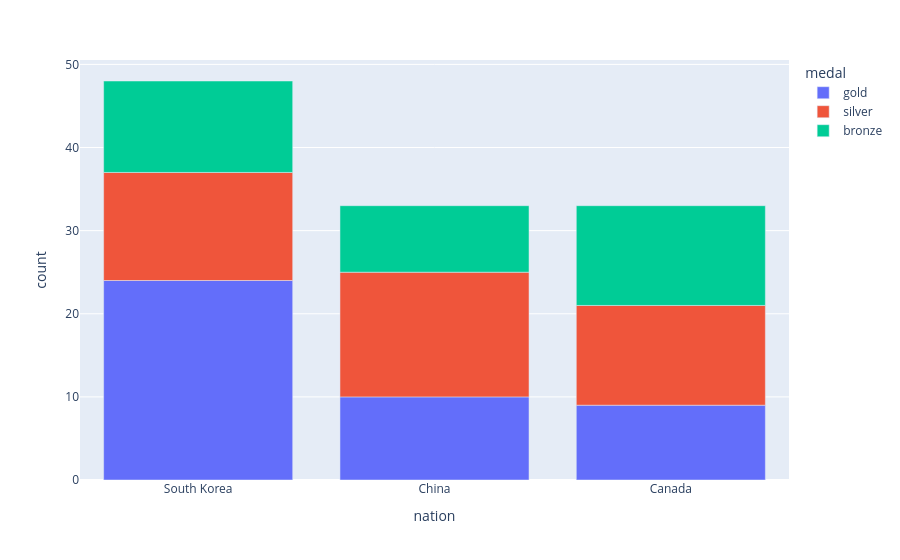

The code cell stored with this chart in its notebook:
### Code cell
px.bar(wide_data,x="nation",y="count",color="medal")

### Figure 1 — Plotly figure (JSON) as saved in the notebook; plotly's stock layout.template omitted (floating-point values rounded to 4 significant figures)
{"data": [{"hovertemplate": "medal=gold<br>nation=%{x}<br>count=%{y}<extra></extra>", "legendgroup": "gold", "marker": {"color": "#636efa", "pattern": {"shape": ""}}, "name": "gold", "orientation": "v", "showlegend": true, "textposition": "auto", "type": "bar", "x": ["South Korea", "China", "Canada"], "xaxis": "x", "y": [24, 10, 9], "yaxis": "y"}, {"hovertemplate": "medal=silver<br>nation=%{x}<br>count=%{y}<extra></extra>", "legendgroup": "silver", "marker": {"color": "#EF553B", "pattern": {"shape": ""}}, "name": "silver", "orientation": "v", "showlegend": true, "textposition": "auto", "type": "bar", "x": ["South Korea", "China", "Canada"], "xaxis": "x", "y": [13, 15, 12], "yaxis": "y"}, {"hovertemplate": "medal=bronze<br>nation=%{x}<br>count=%{y}<extra></extra>", "legendgroup": "bronze", "marker": {"color": "#00cc96", "pattern": {"shape": ""}}, "name": "bronze", "orientation": "v", "showlegend": true, "textposition": "auto", "type": "bar", "x": ["South Korea", "China", "Canada"], "xaxis": "x", "y": [11, 8, 12], "yaxis": "y"}], "layout": {"barmode": "relative", "legend": {"title": {"text": "medal"}, "tracegroupgap": 0}, "margin": {"t": 60}, "xaxis": {"anchor": "y", "domain": [0, 1], "title": {"text": "nation"}}, "yaxis": {"anchor": "x", "domain": [0, 1], "title": {"text": "count"}}}}
